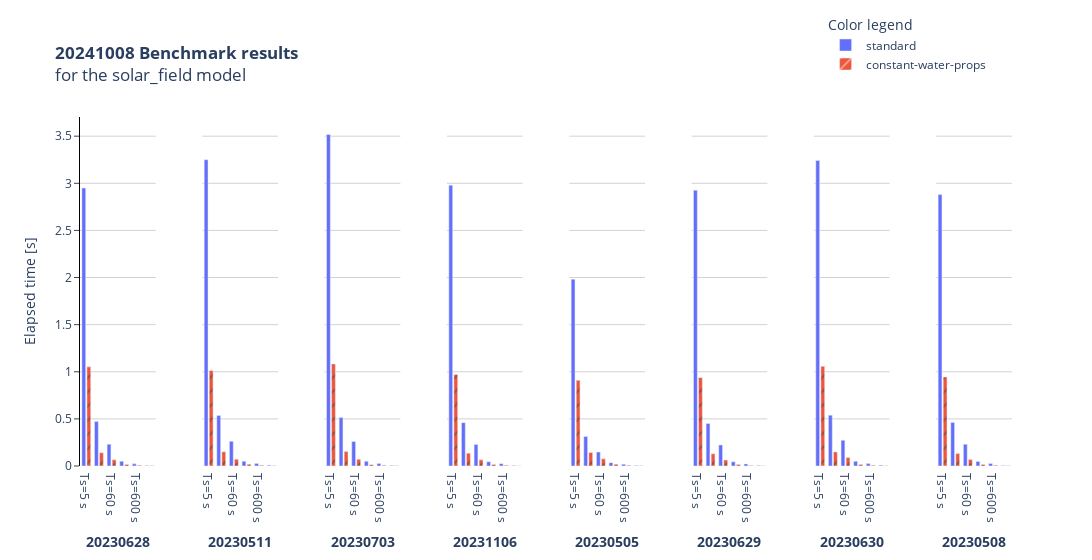
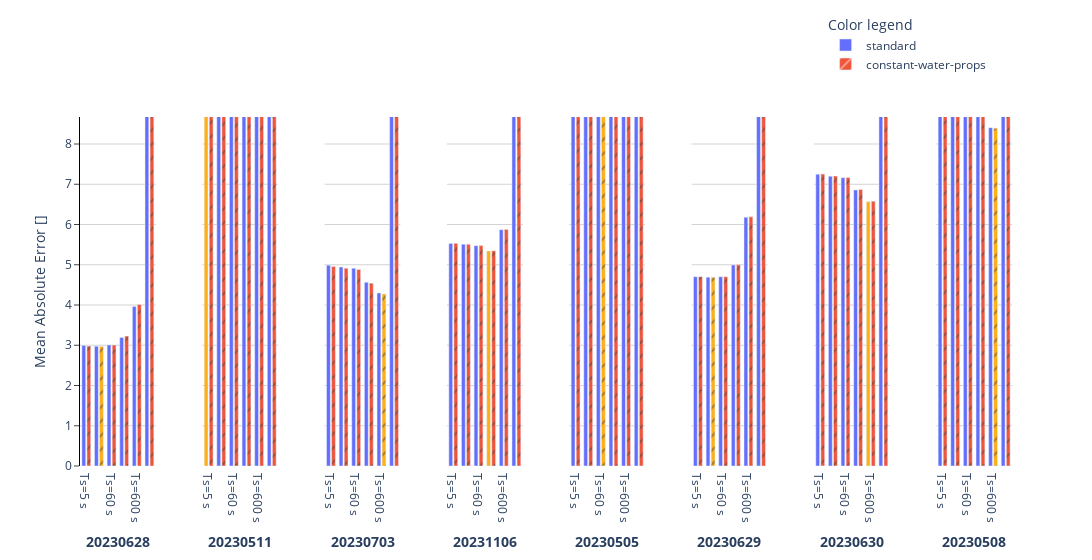
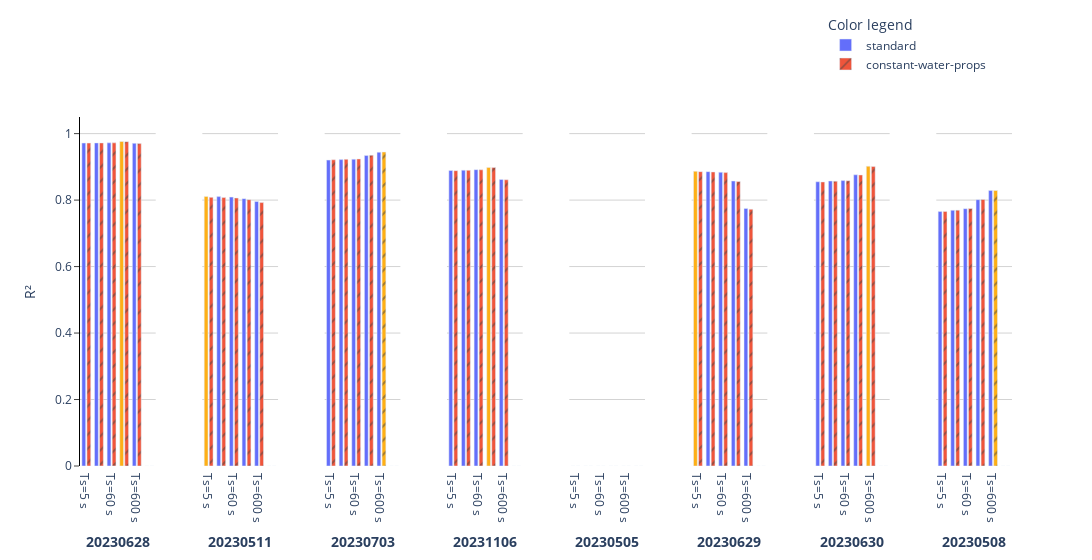

Source (notebook cell) for these figures, in order:
### Code cell
# Load result
stats = import_benchmark_results(results_path=results_path, model_id=model_id, eval_date_str=eval_date_str)

figs = visualize_benchmark(stats, title = f"<b>{eval_date_str} Benchmark results</b><br>for the {model_id} model</br>", 
                           output_unit="ºC", y_vars_config=y_vars_config)
[fig.show() for fig in figs]

### Figure 1 — Plotly figure (JSON) as saved in the notebook; plotly's stock layout.template omitted (floating-point values rounded to 4 significant figures)
{"data": [{"alignmentgroup": "True", "hovertemplate": "color=standard<br>facet_col=20231106<br>x=%{x}<br>y=%{y}<extra></extra>", "legendgroup": "standard", "marker": {"color": "#636efa", "pattern": {"shape": ""}}, "name": "standard", "offsetgroup": "standard", "orientation": "v", "showlegend": true, "textposition": "auto", "type": "bar", "width": 0.3, "x": ["Ts=5 s", "Ts=30 s", "Ts=60 s", "Ts=300 s", "Ts=600 s", "Ts=1000 s"], "xaxis": "x", "y": [2.949, 0.4714, 0.2315, 0.0497, 0.02314, 0.006194], "yaxis": "y"}, {"alignmentgroup": "True", "hovertemplate": "color=standard<br>facet_col=20230630<br>x=%{x}<br>y=%{y}<extra></extra>", "legendgroup": "standard", "marker": {"color": "#636efa", "pattern": {"shape": ""}}, "name": "standard", "offsetgroup": "standard", "orientation": "v", "showlegend": false, "textposition": "auto", "type": "bar", "width": 0.3, "x": ["Ts=5 s", "Ts=30 s", "Ts=60 s", "Ts=300 s", "Ts=600 s", "Ts=1000 s"], "xaxis": "x2", "y": [3.25, 0.5366, 0.2619, 0.05118, 0.02738, 0.00823], "yaxis": "y2"}, {"alignmentgroup": "True", "hovertemplate": "color=standard<br>facet_col=20230703<br>x=%{x}<br>y=%{y}<extra></extra>", "legendgroup": "standard", "marker": {"color": "#636efa", "pattern": {"shape": ""}}, "name": "standard", "offsetgroup": "standard", "orientation": "v", "showlegend": false, "textposition": "auto", "type": "bar", "width": 0.3, "x": ["Ts=5 s", "Ts=30 s", "Ts=60 s", "Ts=300 s", "Ts=600 s", "Ts=1000 s"], "xaxis": "x3", "y": [3.518, 0.5134, 0.2596, 0.04985, 0.02646, 0.005566], "yaxis": "y3"}, {"alignmentgroup": "True", "hovertemplate": "color=standard<br>facet_col=20230508<br>x=%{x}<br>y=%{y}<extra></extra>", "legendgroup": "standard", "marker": {"color": "#636efa", "pattern": {"shape": ""}}, "name": "standard", "offsetgroup": "standard", "orientation": "v", "showlegend": false, "textposition": "auto", "type": "bar", "width": 0.3, "x": ["Ts=5 s", "Ts=30 s", "Ts=60 s", "Ts=300 s", "Ts=600 s", "Ts=1000 s"], "xaxis": "x4", "y": [2.979, 0.4598, 0.229, 0.04474, 0.02506, 0.005961], "yaxis": "y4"}, {"alignmentgroup": "True", "hovertemplate": "color=standard<br>facet_col=20230628<br>x=%{x}<br>y=%{y}<extra></extra>", "legendgroup": "standard", "marker": {"color": "#636efa", "pattern": {"shape": ""}}, "name": "standard", "offsetgroup": "standard", "orientation": "v", "showlegend": false, "textposition": "auto", "type": "bar", "width": 0.3, "x": ["Ts=5 s", "Ts=30 s", "Ts=60 s", "Ts=300 s", "Ts=600 s", "Ts=1000 s"], "xaxis": "x5", "y": [1.982, 0.3136, 0.1481, 0.03544, 0.01893, 0.005489], "yaxis": "y5"}, {"alignmentgroup": "True", "hovertemplate": "color=standard<br>facet_col=20230511<br>x=%{x}<br>y=%{y}<extra></extra>", "legendgroup": "standard", "marker": {"color": "#636efa", "pattern": {"shape": ""}}, "name": "standard", "offsetgroup": "standard", "orientation": "v", "showlegend": false, "textposition": "auto", "type": "bar", "width": 0.3, "x": ["Ts=5 s", "Ts=30 s", "Ts=60 s", "Ts=300 s", "Ts=600 s", "Ts=1000 s"], "xaxis": "x6", "y": [2.927, 0.4515, 0.2229, 0.04433, 0.0219, 0.006321], "yaxis": "y6"}, {"alignmentgroup": "True", "hovertemplate": "color=standard<br>facet_col=20230629<br>x=%{x}<br>y=%{y}<extra></extra>", "legendgroup": "standard", "marker": {"color": "#636efa", "pattern": {"shape": ""}}, "name": "standard", "offsetgroup": "standard", "orientation": "v", "showlegend": false, "textposition": "auto", "type": "bar", "width": 0.3, "x": ["Ts=5 s", "Ts=30 s", "Ts=60 s", "Ts=300 s", "Ts=600 s", "Ts=1000 s"], "xaxis": "x7", "y": [3.242, 0.5396, 0.2729, 0.04992, 0.0256, 0.008851], "yaxis": "y7"}, {"alignmentgroup": "True", "hovertemplate": "color=standard<br>facet_col=20230505<br>x=%{x}<br>y=%{y}<extra></extra>", "legendgroup": "standard", "marker": {"color": "#636efa", "pattern": {"shape": ""}}, "name": "standard", "offsetgroup": "standard", "orientation": "v", "showlegend": false, "textposition": "auto", "type": "bar", "width": 0.3, "x": ["Ts=5 s", "Ts=30 s", "Ts=60 s", "Ts=300 s", "Ts=600 s", "Ts=1000 s"], "xaxis": "x8", "y": [2.88, 0.4611, 0.2307, 0.04853, 0.02561, 0.005727], "yaxis": "y8"}, {"alignmentgroup": "True", "hovertemplate": "color=constant-water-props<br>facet_col=20231106<br>x=%{x}<br>y=%{y}<extra></extra>", "legendgroup": "constant-water-props", "marker": {"color": ["#EF553B", "#EF553B", "#EF553B", "#EF553B", "#EF553B", "#FEAF16"], "pattern": {"shape": "/"}}, "name": "constant-water-props", "offsetgroup": "constant-water-props", "orientation": "v", "showlegend": true, "textposition": "auto", "type": "bar", "width": 0.3, "x": ["Ts=5 s", "Ts=30 s", "Ts=60 s", "Ts=300 s", "Ts=600 s", "Ts=1000 s"], "xaxis": "x", "y": [1.052, 0.1405, 0.06669, 0.0158, 0.007714, 0.004186], "yaxis": "y"}, {"alignmentgroup": "True", "hovertemplate": "color=constant-water-props<br>facet_col=20230630<br>x=%{x}<br>y=%{y}<extra></extra>", "legendgroup": "constant-water-props", "marker": {"color": ["#EF553B", "#EF553B", "#EF553B", "#EF553B", "#EF553B", "#FEAF16"], "pattern": {"shape": "/"}}, "name": "constant-water-props", "offsetgroup": "constant-water-props", "orientation": "v", "showlegend": false, "textposition": "auto", "type": "bar", "width": 0.3, "x": ["Ts=5 s", "Ts=30 s", "Ts=60 s", "Ts=300 s", "Ts=600 s", "Ts=1000 s"], "xaxis": "x2", "y": [1.013, 0.1501, 0.07225, 0.01805, 0.008063, 0.004508], "yaxis": "y2"}, {"alignmentgroup": "True", "hovertemplate": "color=constant-water-props<br>facet_col=20230703<br>x=%{x}<br>y=%{y}<extra></extra>", "legendgroup": "constant-water-props", "marker": {"color": ["#EF553B", "#EF553B", "#EF553B", "#EF553B", "#EF553B", "#FEAF16"], "pattern": {"shape": "/"}}, "name": "constant-water-props", "offsetgroup": "constant-water-props", "orientation": "v", "showlegend": false, "textposition": "auto", "type": "bar", "width": 0.3, "x": ["Ts=5 s", "Ts=30 s", "Ts=60 s", "Ts=300 s", "Ts=600 s", "Ts=1000 s"], "xaxis": "x3", "y": [1.082, 0.1528, 0.0712, 0.01454, 0.008029, 0.004647], "yaxis": "y3"}, {"alignmentgroup": "True", "hovertemplate": "color=constant-water-props<br>facet_col=20230508<br>x=%{x}<br>y=%{y}<extra></extra>", "legendgroup": "constant-water-props", "marker": {"color": ["#EF553B", "#EF553B", "#EF553B", "#EF553B", "#EF553B", "#FEAF16"], "pattern": {"shape": "/"}}, "name": "constant-water-props", "offsetgroup": "constant-water-props", "orientation": "v", "showlegend": false, "textposition": "auto", "type": "bar", "width": 0.3, "x": ["Ts=5 s", "Ts=30 s", "Ts=60 s", "Ts=300 s", "Ts=600 s", "Ts=1000 s"], "xaxis": "x4", "y": [0.9721, 0.1364, 0.06527, 0.01583, 0.007923, 0.003812], "yaxis": "y4"}, {"alignmentgroup": "True", "hovertemplate": "color=constant-water-props<br>facet_col=20230628<br>x=%{x}<br>y=%{y}<extra></extra>", "legendgroup": "constant-water-props", "marker": {"color": ["#EF553B", "#EF553B", "#EF553B", "#EF553B", "#EF553B", "#FEAF16"], "pattern": {"shape": "/"}}, "name": "constant-water-props", "offsetgroup": "constant-water-props", "orientation": "v", "showlegend": false, "textposition": "auto", "type": "bar", "width": 0.3, "x": ["Ts=5 s", "Ts=30 s", "Ts=60 s", "Ts=300 s", "Ts=600 s", "Ts=1000 s"], "xaxis": "x5", "y": [0.91, 0.1426, 0.07614, 0.01864, 0.007916, 0.004323], "yaxis": "y5"}, {"alignmentgroup": "True", "hovertemplate": "color=constant-water-props<br>facet_col=20230511<br>x=%{x}<br>y=%{y}<extra></extra>", "legendgroup": "constant-water-props", "marker": {"color": ["#EF553B", "#EF553B", "#EF553B", "#EF553B", "#EF553B", "#FEAF16"], "pattern": {"shape": "/"}}, "name": "constant-water-props", "offsetgroup": "constant-water-props", "orientation": "v", "showlegend": false, "textposition": "auto", "type": "bar", "width": 0.3, "x": ["Ts=5 s", "Ts=30 s", "Ts=60 s", "Ts=300 s", "Ts=600 s", "Ts=1000 s"], "xaxis": "x6", "y": [0.9363, 0.1296, 0.06305, 0.01489, 0.006586, 0.00381], "yaxis": "y6"}, {"alignmentgroup": "True", "hovertemplate": "color=constant-water-props<br>facet_col=20230629<br>x=%{x}<br>y=%{y}<extra></extra>", "legendgroup": "constant-water-props", "marker": {"color": ["#EF553B", "#EF553B", "#EF553B", "#EF553B", "#EF553B", "#FEAF16"], "pattern": {"shape": "/"}}, "name": "constant-water-props", "offsetgroup": "constant-water-props", "orientation": "v", "showlegend": false, "textposition": "auto", "type": "bar", "width": 0.3, "x": ["Ts=5 s", "Ts=30 s", "Ts=60 s", "Ts=300 s", "Ts=600 s", "Ts=1000 s"], "xaxis": "x7", "y": [1.057, 0.1491, 0.08954, 0.01462, 0.008024, 0.004451], "yaxis": "y7"}, {"alignmentgroup": "True", "hovertemplate": "color=constant-water-props<br>facet_col=20230505<br>x=%{x}<br>y=%{y}<extra></extra>", "legendgroup": "constant-water-props", "marker": {"color": ["#EF553B", "#EF553B", "#EF553B", "#EF553B", "#EF553B", "#FEAF16"], "pattern": {"shape": "/"}}, "name": "constant-water-props", "offsetgroup": "constant-water-props", "orientation": "v", "showlegend": false, "textposition": "auto", "type": "bar", "width": 0.3, "x": ["Ts=5 s", "Ts=30 s", "Ts=60 s", "Ts=300 s", "Ts=600 s", "Ts=1000 s"], "xaxis": "x8", "y": [0.9436, 0.1318, 0.06882, 0.01613, 0.008641, 0.004081], "yaxis": "y8"}], "layout": {"annotations": [{"font": {}, "showarrow": false, "text": "", "x": 0.05375, "xanchor": "center", "xref": "paper", "y": 1, "yanchor": "bottom", "yref": "paper"}, {"font": {}, "showarrow": false, "text": "", "x": 0.1812, "xanchor": "center", "xref": "paper", "y": 1, "yanchor": "bottom", "yref": "paper"}, {"font": {}, "showarrow": false, "text": "", "x": 0.3087, "xanchor": "center", "xref": "paper", "y": 1, "yanchor": "bottom", "yref": "paper"}, {"font": {}, "showarrow": false, "text": "", "x": 0.4363, "xanchor": "center", "xref": "paper", "y": 1, "yanchor": "bottom", "yref": "paper"}, {"font": {}, "showarrow": false, "text": "", "x": 0.5637, "xanchor": "center", "xref": "paper", "y": 1, "yanchor": "bottom", "yref": "paper"}, {"font": {}, "showarrow": false, "text": "", "x": 0.6912, "xanchor": "center", "xref": "paper", "y": 1, "yanchor": "bottom", "yref": "paper"}, {"font": {}, "showarrow": false, "text": "", "x": 0.8188, "xanchor": "center", "xref": "paper", "y": 1, "yanchor": "bottom", "yref": "paper"}, {"font": {}, "showarrow": false, "text": "", "x": 0.9463, "xanchor": "center", "xref": "paper", "y": 1, "yanchor": "bottom", "yref": "paper"}], "barmode": "group", "legend": {"title": {"text": "Color legend"}, "tracegroupgap": 0, "x": 0.8, "y": 1.3}, "margin": {"t": 60}, "plot_bgcolor": "rgba(0,0,0,0)", "title": {"text": "<b>20241008 Benchmark results</b><br>for the solar_field model</br>"}, "width": 2400, "xaxis": {"anchor": "y", "domain": [0, 0.08125], "title": {"text": "<b>20230628</b>"}}, "xaxis2": {"anchor": "y2", "domain": [0.1312, 0.2125], "matches": "x", "title": {"text": "<b>20230511</b>"}}, "xaxis3": {"anchor": "y3", "domain": [0.2625, 0.3437], "matches": "x", "title": {"text": "<b>20230703</b>"}}, "xaxis4": {"anchor": "y4", "domain": [0.3937, 0.475], "matches": "x", "title": {"text": "<b>20231106</b>"}}, "xaxis5": {"anchor": "y5", "domain": [0.525, 0.6062], "matches": "x", "title": {"text": "<b>20230505</b>"}}, "xaxis6": {"anchor": "y6", "domain": [0.6562, 0.7375], "matches": "x", "title": {"text": "<b>20230629</b>"}}, "xaxis7": {"anchor": "y7", "domain": [0.7875, 0.8687], "matches": "x", "title": {"text": "<b>20230630</b>"}}, "xaxis8": {"anchor": "y8", "domain": [0.9187, 1.0], "matches": "x", "title": {"text": "<b>20230508</b>"}}, "yaxis": {"anchor": "x", "domain": [0, 1], "gridcolor": "lightgray", "linecolor": "black", "showgrid": true, "ticks": "outside", "title": {"text": "Elapsed time [s]"}}, "yaxis2": {"anchor": "x2", "domain": [0, 1], "gridcolor": "lightgray", "matches": "y", "showgrid": true, "showticklabels": false}, "yaxis3": {"anchor": "x3", "domain": [0, 1], "gridcolor": "lightgray", "matches": "y", "showgrid": true, "showticklabels": false}, "yaxis4": {"anchor": "x4", "domain": [0, 1], "gridcolor": "lightgray", "matches": "y", "showgrid": true, "showticklabels": false}, "yaxis5": {"anchor": "x5", "domain": [0, 1], "gridcolor": "lightgray", "matches": "y", "showgrid": true, "showticklabels": false}, "yaxis6": {"anchor": "x6", "domain": [0, 1], "gridcolor": "lightgray", "matches": "y", "showgrid": true, "showticklabels": false}, "yaxis7": {"anchor": "x7", "domain": [0, 1], "gridcolor": "lightgray", "matches": "y", "showgrid": true, "showticklabels": false}, "yaxis8": {"anchor": "x8", "domain": [0, 1], "gridcolor": "lightgray", "matches": "y", "showgrid": true, "showticklabels": false}}}

### Figure 2 — Plotly figure (JSON) as saved in the notebook; plotly's stock layout.template omitted (floating-point values rounded to 4 significant figures)
{"data": [{"alignmentgroup": "True", "hovertemplate": "color=standard<br>facet_col=20231106<br>x=%{x}<br>y=%{y}<extra></extra>", "legendgroup": "standard", "marker": {"color": "#636efa", "pattern": {"shape": ""}}, "name": "standard", "offsetgroup": "standard", "orientation": "v", "showlegend": true, "textposition": "auto", "type": "bar", "width": 0.3, "x": ["Ts=5 s", "Ts=30 s", "Ts=60 s", "Ts=300 s", "Ts=600 s", "Ts=1000 s"], "xaxis": "x", "y": [2.996, 2.978, 3.007, 3.194, 3.964, 7444.0], "yaxis": "y"}, {"alignmentgroup": "True", "hovertemplate": "color=standard<br>facet_col=20230630<br>x=%{x}<br>y=%{y}<extra></extra>", "legendgroup": "standard", "marker": {"color": ["#FEAF16", "#636efa", "#636efa", "#636efa", "#636efa", "#636efa"], "pattern": {"shape": ""}}, "name": "standard", "offsetgroup": "standard", "orientation": "v", "showlegend": false, "textposition": "auto", "type": "bar", "width": 0.3, "x": ["Ts=5 s", "Ts=30 s", "Ts=60 s", "Ts=300 s", "Ts=600 s", "Ts=1000 s"], "xaxis": "x2", "y": [9.577, 9.597, 9.632, 9.889, 10.3, 6369.0], "yaxis": "y2"}, {"alignmentgroup": "True", "hovertemplate": "color=standard<br>facet_col=20230703<br>x=%{x}<br>y=%{y}<extra></extra>", "legendgroup": "standard", "marker": {"color": "#636efa", "pattern": {"shape": ""}}, "name": "standard", "offsetgroup": "standard", "orientation": "v", "showlegend": false, "textposition": "auto", "type": "bar", "width": 0.3, "x": ["Ts=5 s", "Ts=30 s", "Ts=60 s", "Ts=300 s", "Ts=600 s", "Ts=1000 s"], "xaxis": "x3", "y": [4.99, 4.943, 4.913, 4.564, 4.3, 8388.0], "yaxis": "y3"}, {"alignmentgroup": "True", "hovertemplate": "color=standard<br>facet_col=20230508<br>x=%{x}<br>y=%{y}<extra></extra>", "legendgroup": "standard", "marker": {"color": ["#636efa", "#636efa", "#636efa", "#FEAF16", "#636efa", "#636efa"], "pattern": {"shape": ""}}, "name": "standard", "offsetgroup": "standard", "orientation": "v", "showlegend": false, "textposition": "auto", "type": "bar", "width": 0.3, "x": ["Ts=5 s", "Ts=30 s", "Ts=60 s", "Ts=300 s", "Ts=600 s", "Ts=1000 s"], "xaxis": "x4", "y": [5.529, 5.508, 5.473, 5.342, 5.871, 7714.0], "yaxis": "y4"}, {"alignmentgroup": "True", "hovertemplate": "color=standard<br>facet_col=20230628<br>x=%{x}<br>y=%{y}<extra></extra>", "legendgroup": "standard", "marker": {"color": "#636efa", "pattern": {"shape": ""}}, "name": "standard", "offsetgroup": "standard", "orientation": "v", "showlegend": false, "textposition": "auto", "type": "bar", "width": 0.3, "x": ["Ts=5 s", "Ts=30 s", "Ts=60 s", "Ts=300 s", "Ts=600 s", "Ts=1000 s"], "xaxis": "x5", "y": [5573.0, 5574.0, 5562.0, 5605.0, 5563.0, 8389.0], "yaxis": "y5"}, {"alignmentgroup": "True", "hovertemplate": "color=standard<br>facet_col=20230511<br>x=%{x}<br>y=%{y}<extra></extra>", "legendgroup": "standard", "marker": {"color": "#636efa", "pattern": {"shape": ""}}, "name": "standard", "offsetgroup": "standard", "orientation": "v", "showlegend": false, "textposition": "auto", "type": "bar", "width": 0.3, "x": ["Ts=5 s", "Ts=30 s", "Ts=60 s", "Ts=300 s", "Ts=600 s", "Ts=1000 s"], "xaxis": "x6", "y": [4.705, 4.692, 4.702, 4.994, 6.181, 7081.0], "yaxis": "y6"}, {"alignmentgroup": "True", "hovertemplate": "color=standard<br>facet_col=20230629<br>x=%{x}<br>y=%{y}<extra></extra>", "legendgroup": "standard", "marker": {"color": ["#636efa", "#636efa", "#636efa", "#636efa", "#FEAF16", "#636efa"], "pattern": {"shape": ""}}, "name": "standard", "offsetgroup": "standard", "orientation": "v", "showlegend": false, "textposition": "auto", "type": "bar", "width": 0.3, "x": ["Ts=5 s", "Ts=30 s", "Ts=60 s", "Ts=300 s", "Ts=600 s", "Ts=1000 s"], "xaxis": "x7", "y": [7.248, 7.197, 7.162, 6.859, 6.566, 5859.0], "yaxis": "y7"}, {"alignmentgroup": "True", "hovertemplate": "color=standard<br>facet_col=20230505<br>x=%{x}<br>y=%{y}<extra></extra>", "legendgroup": "standard", "marker": {"color": "#636efa", "pattern": {"shape": ""}}, "name": "standard", "offsetgroup": "standard", "orientation": "v", "showlegend": false, "textposition": "auto", "type": "bar", "width": 0.3, "x": ["Ts=5 s", "Ts=30 s", "Ts=60 s", "Ts=300 s", "Ts=600 s", "Ts=1000 s"], "xaxis": "x8", "y": [10.01, 9.926, 9.828, 9.113, 8.406, 8263.0], "yaxis": "y8"}, {"alignmentgroup": "True", "hovertemplate": "color=constant-water-props<br>facet_col=20231106<br>x=%{x}<br>y=%{y}<extra></extra>", "legendgroup": "constant-water-props", "marker": {"color": ["#EF553B", "#FEAF16", "#EF553B", "#EF553B", "#EF553B", "#EF553B"], "pattern": {"shape": "/"}}, "name": "constant-water-props", "offsetgroup": "constant-water-props", "orientation": "v", "showlegend": true, "textposition": "auto", "type": "bar", "width": 0.3, "x": ["Ts=5 s", "Ts=30 s", "Ts=60 s", "Ts=300 s", "Ts=600 s", "Ts=1000 s"], "xaxis": "x", "y": [2.979, 2.969, 3.004, 3.229, 4.014, 7445.0], "yaxis": "y"}, {"alignmentgroup": "True", "hovertemplate": "color=constant-water-props<br>facet_col=20230630<br>x=%{x}<br>y=%{y}<extra></extra>", "legendgroup": "constant-water-props", "marker": {"color": "#EF553B", "pattern": {"shape": "/"}}, "name": "constant-water-props", "offsetgroup": "constant-water-props", "orientation": "v", "showlegend": false, "textposition": "auto", "type": "bar", "width": 0.3, "x": ["Ts=5 s", "Ts=30 s", "Ts=60 s", "Ts=300 s", "Ts=600 s", "Ts=1000 s"], "xaxis": "x2", "y": [9.642, 9.661, 9.696, 9.952, 10.36, 6369.0], "yaxis": "y2"}, {"alignmentgroup": "True", "hovertemplate": "color=constant-water-props<br>facet_col=20230703<br>x=%{x}<br>y=%{y}<extra></extra>", "legendgroup": "constant-water-props", "marker": {"color": ["#EF553B", "#EF553B", "#EF553B", "#EF553B", "#FEAF16", "#EF553B"], "pattern": {"shape": "/"}}, "name": "constant-water-props", "offsetgroup": "constant-water-props", "orientation": "v", "showlegend": false, "textposition": "auto", "type": "bar", "width": 0.3, "x": ["Ts=5 s", "Ts=30 s", "Ts=60 s", "Ts=300 s", "Ts=600 s", "Ts=1000 s"], "xaxis": "x3", "y": [4.959, 4.913, 4.883, 4.54, 4.276, 8388.0], "yaxis": "y3"}, {"alignmentgroup": "True", "hovertemplate": "color=constant-water-props<br>facet_col=20230508<br>x=%{x}<br>y=%{y}<extra></extra>", "legendgroup": "constant-water-props", "marker": {"color": "#EF553B", "pattern": {"shape": "/"}}, "name": "constant-water-props", "offsetgroup": "constant-water-props", "orientation": "v", "showlegend": false, "textposition": "auto", "type": "bar", "width": 0.3, "x": ["Ts=5 s", "Ts=30 s", "Ts=60 s", "Ts=300 s", "Ts=600 s", "Ts=1000 s"], "xaxis": "x4", "y": [5.531, 5.51, 5.476, 5.347, 5.878, 7714.0], "yaxis": "y4"}, {"alignmentgroup": "True", "hovertemplate": "color=constant-water-props<br>facet_col=20230628<br>x=%{x}<br>y=%{y}<extra></extra>", "legendgroup": "constant-water-props", "marker": {"color": ["#EF553B", "#EF553B", "#FEAF16", "#EF553B", "#EF553B", "#EF553B"], "pattern": {"shape": "/"}}, "name": "constant-water-props", "offsetgroup": "constant-water-props", "orientation": "v", "showlegend": false, "textposition": "auto", "type": "bar", "width": 0.3, "x": ["Ts=5 s", "Ts=30 s", "Ts=60 s", "Ts=300 s", "Ts=600 s", "Ts=1000 s"], "xaxis": "x5", "y": [5569.0, 5567.0, 5562.0, 5605.0, 5563.0, 8390.0], "yaxis": "y5"}, {"alignmentgroup": "True", "hovertemplate": "color=constant-water-props<br>facet_col=20230511<br>x=%{x}<br>y=%{y}<extra></extra>", "legendgroup": "constant-water-props", "marker": {"color": ["#EF553B", "#FEAF16", "#EF553B", "#EF553B", "#EF553B", "#EF553B"], "pattern": {"shape": "/"}}, "name": "constant-water-props", "offsetgroup": "constant-water-props", "orientation": "v", "showlegend": false, "textposition": "auto", "type": "bar", "width": 0.3, "x": ["Ts=5 s", "Ts=30 s", "Ts=60 s", "Ts=300 s", "Ts=600 s", "Ts=1000 s"], "xaxis": "x6", "y": [4.703, 4.691, 4.703, 5.001, 6.19, 7081.0], "yaxis": "y6"}, {"alignmentgroup": "True", "hovertemplate": "color=constant-water-props<br>facet_col=20230629<br>x=%{x}<br>y=%{y}<extra></extra>", "legendgroup": "constant-water-props", "marker": {"color": "#EF553B", "pattern": {"shape": "/"}}, "name": "constant-water-props", "offsetgroup": "constant-water-props", "orientation": "v", "showlegend": false, "textposition": "auto", "type": "bar", "width": 0.3, "x": ["Ts=5 s", "Ts=30 s", "Ts=60 s", "Ts=300 s", "Ts=600 s", "Ts=1000 s"], "xaxis": "x7", "y": [7.254, 7.204, 7.17, 6.871, 6.579, 6365.0], "yaxis": "y7"}, {"alignmentgroup": "True", "hovertemplate": "color=constant-water-props<br>facet_col=20230505<br>x=%{x}<br>y=%{y}<extra></extra>", "legendgroup": "constant-water-props", "marker": {"color": ["#EF553B", "#EF553B", "#EF553B", "#EF553B", "#FEAF16", "#EF553B"], "pattern": {"shape": "/"}}, "name": "constant-water-props", "offsetgroup": "constant-water-props", "orientation": "v", "showlegend": false, "textposition": "auto", "type": "bar", "width": 0.3, "x": ["Ts=5 s", "Ts=30 s", "Ts=60 s", "Ts=300 s", "Ts=600 s", "Ts=1000 s"], "xaxis": "x8", "y": [9.999, 9.914, 9.817, 9.102, 8.395, 8263.0], "yaxis": "y8"}], "layout": {"annotations": [{"font": {}, "showarrow": false, "text": "", "x": 0.05375, "xanchor": "center", "xref": "paper", "y": 1, "yanchor": "bottom", "yref": "paper"}, {"font": {}, "showarrow": false, "text": "", "x": 0.1812, "xanchor": "center", "xref": "paper", "y": 1, "yanchor": "bottom", "yref": "paper"}, {"font": {}, "showarrow": false, "text": "", "x": 0.3087, "xanchor": "center", "xref": "paper", "y": 1, "yanchor": "bottom", "yref": "paper"}, {"font": {}, "showarrow": false, "text": "", "x": 0.4363, "xanchor": "center", "xref": "paper", "y": 1, "yanchor": "bottom", "yref": "paper"}, {"font": {}, "showarrow": false, "text": "", "x": 0.5637, "xanchor": "center", "xref": "paper", "y": 1, "yanchor": "bottom", "yref": "paper"}, {"font": {}, "showarrow": false, "text": "", "x": 0.6912, "xanchor": "center", "xref": "paper", "y": 1, "yanchor": "bottom", "yref": "paper"}, {"font": {}, "showarrow": false, "text": "", "x": 0.8188, "xanchor": "center", "xref": "paper", "y": 1, "yanchor": "bottom", "yref": "paper"}, {"font": {}, "showarrow": false, "text": "", "x": 0.9463, "xanchor": "center", "xref": "paper", "y": 1, "yanchor": "bottom", "yref": "paper"}], "barmode": "group", "legend": {"title": {"text": "Color legend"}, "tracegroupgap": 0, "x": 0.8, "y": 1.3}, "margin": {"t": 60}, "plot_bgcolor": "rgba(0,0,0,0)", "width": 2400, "xaxis": {"anchor": "y", "domain": [0, 0.08125], "title": {"text": "<b>20230628</b>"}}, "xaxis2": {"anchor": "y2", "domain": [0.1312, 0.2125], "matches": "x", "title": {"text": "<b>20230511</b>"}}, "xaxis3": {"anchor": "y3", "domain": [0.2625, 0.3437], "matches": "x", "title": {"text": "<b>20230703</b>"}}, "xaxis4": {"anchor": "y4", "domain": [0.3937, 0.475], "matches": "x", "title": {"text": "<b>20231106</b>"}}, "xaxis5": {"anchor": "y5", "domain": [0.525, 0.6062], "matches": "x", "title": {"text": "<b>20230505</b>"}}, "xaxis6": {"anchor": "y6", "domain": [0.6562, 0.7375], "matches": "x", "title": {"text": "<b>20230629</b>"}}, "xaxis7": {"anchor": "y7", "domain": [0.7875, 0.8687], "matches": "x", "title": {"text": "<b>20230630</b>"}}, "xaxis8": {"anchor": "y8", "domain": [0.9187, 1.0], "matches": "x", "title": {"text": "<b>20230508</b>"}}, "yaxis": {"anchor": "x", "domain": [0, 1], "gridcolor": "lightgray", "linecolor": "black", "range": [0, 8.671], "showgrid": true, "ticks": "outside", "title": {"text": "Mean Absolute Error []"}}, "yaxis2": {"anchor": "x2", "domain": [0, 1], "gridcolor": "lightgray", "matches": "y", "range": [0, 8.671], "showgrid": true, "showticklabels": false}, "yaxis3": {"anchor": "x3", "domain": [0, 1], "gridcolor": "lightgray", "matches": "y", "range": [0, 8.671], "showgrid": true, "showticklabels": false}, "yaxis4": {"anchor": "x4", "domain": [0, 1], "gridcolor": "lightgray", "matches": "y", "range": [0, 8.671], "showgrid": true, "showticklabels": false}, "yaxis5": {"anchor": "x5", "domain": [0, 1], "gridcolor": "lightgray", "matches": "y", "range": [0, 8.671], "showgrid": true, "showticklabels": false}, "yaxis6": {"anchor": "x6", "domain": [0, 1], "gridcolor": "lightgray", "matches": "y", "range": [0, 8.671], "showgrid": true, "showticklabels": false}, "yaxis7": {"anchor": "x7", "domain": [0, 1], "gridcolor": "lightgray", "matches": "y", "range": [0, 8.671], "showgrid": true, "showticklabels": false}, "yaxis8": {"anchor": "x8", "domain": [0, 1], "gridcolor": "lightgray", "matches": "y", "range": [0, 8.671], "showgrid": true, "showticklabels": false}}}

### Figure 3 — Plotly figure (JSON) as saved in the notebook; plotly's stock layout.template omitted (floating-point values rounded to 4 significant figures)
{"data": [{"alignmentgroup": "True", "hovertemplate": "color=standard<br>facet_col=20231106<br>x=%{x}<br>y=%{y}<extra></extra>", "legendgroup": "standard", "marker": {"color": ["#636efa", "#636efa", "#636efa", "#FEAF16", "#636efa", "#636efa"], "pattern": {"shape": ""}}, "name": "standard", "offsetgroup": "standard", "orientation": "v", "showlegend": true, "textposition": "auto", "type": "bar", "width": 0.3, "x": ["Ts=5 s", "Ts=30 s", "Ts=60 s", "Ts=300 s", "Ts=600 s", "Ts=1000 s"], "xaxis": "x", "y": [0.9716, 0.972, 0.9722, 0.9763, 0.9708, -79550.0], "yaxis": "y"}, {"alignmentgroup": "True", "hovertemplate": "color=standard<br>facet_col=20230630<br>x=%{x}<br>y=%{y}<extra></extra>", "legendgroup": "standard", "marker": {"color": ["#FEAF16", "#636efa", "#636efa", "#636efa", "#636efa", "#636efa"], "pattern": {"shape": ""}}, "name": "standard", "offsetgroup": "standard", "orientation": "v", "showlegend": false, "textposition": "auto", "type": "bar", "width": 0.3, "x": ["Ts=5 s", "Ts=30 s", "Ts=60 s", "Ts=300 s", "Ts=600 s", "Ts=1000 s"], "xaxis": "x2", "y": [0.811, 0.8105, 0.809, 0.8044, 0.796, -78360.0], "yaxis": "y2"}, {"alignmentgroup": "True", "hovertemplate": "color=standard<br>facet_col=20230703<br>x=%{x}<br>y=%{y}<extra></extra>", "legendgroup": "standard", "marker": {"color": "#636efa", "pattern": {"shape": ""}}, "name": "standard", "offsetgroup": "standard", "orientation": "v", "showlegend": false, "textposition": "auto", "type": "bar", "width": 0.3, "x": ["Ts=5 s", "Ts=30 s", "Ts=60 s", "Ts=300 s", "Ts=600 s", "Ts=1000 s"], "xaxis": "x3", "y": [0.9203, 0.9218, 0.9229, 0.9341, 0.944, -205200.0], "yaxis": "y3"}, {"alignmentgroup": "True", "hovertemplate": "color=standard<br>facet_col=20230508<br>x=%{x}<br>y=%{y}<extra></extra>", "legendgroup": "standard", "marker": {"color": ["#636efa", "#636efa", "#636efa", "#FEAF16", "#636efa", "#636efa"], "pattern": {"shape": ""}}, "name": "standard", "offsetgroup": "standard", "orientation": "v", "showlegend": false, "textposition": "auto", "type": "bar", "width": 0.3, "x": ["Ts=5 s", "Ts=30 s", "Ts=60 s", "Ts=300 s", "Ts=600 s", "Ts=1000 s"], "xaxis": "x4", "y": [0.889, 0.8901, 0.8915, 0.8984, 0.8619, -177200.0], "yaxis": "y4"}, {"alignmentgroup": "True", "hovertemplate": "color=standard<br>facet_col=20230628<br>x=%{x}<br>y=%{y}<extra></extra>", "legendgroup": "standard", "marker": {"color": "#636efa", "pattern": {"shape": ""}}, "name": "standard", "offsetgroup": "standard", "orientation": "v", "showlegend": false, "textposition": "auto", "type": "bar", "width": 0.3, "x": ["Ts=5 s", "Ts=30 s", "Ts=60 s", "Ts=300 s", "Ts=600 s", "Ts=1000 s"], "xaxis": "x5", "y": [-132400.0, -132100.0, -131500.0, -129800.0, -125700.0, -196300.0], "yaxis": "y5"}, {"alignmentgroup": "True", "hovertemplate": "color=standard<br>facet_col=20230511<br>x=%{x}<br>y=%{y}<extra></extra>", "legendgroup": "standard", "marker": {"color": ["#FEAF16", "#636efa", "#636efa", "#636efa", "#636efa", "#636efa"], "pattern": {"shape": ""}}, "name": "standard", "offsetgroup": "standard", "orientation": "v", "showlegend": false, "textposition": "auto", "type": "bar", "width": 0.3, "x": ["Ts=5 s", "Ts=30 s", "Ts=60 s", "Ts=300 s", "Ts=600 s", "Ts=1000 s"], "xaxis": "x6", "y": [0.8866, 0.8856, 0.8837, 0.8574, 0.7749, -240800.0], "yaxis": "y6"}, {"alignmentgroup": "True", "hovertemplate": "color=standard<br>facet_col=20230629<br>x=%{x}<br>y=%{y}<extra></extra>", "legendgroup": "standard", "marker": {"color": ["#636efa", "#636efa", "#636efa", "#636efa", "#FEAF16", "#636efa"], "pattern": {"shape": ""}}, "name": "standard", "offsetgroup": "standard", "orientation": "v", "showlegend": false, "textposition": "auto", "type": "bar", "width": 0.3, "x": ["Ts=5 s", "Ts=30 s", "Ts=60 s", "Ts=300 s", "Ts=600 s", "Ts=1000 s"], "xaxis": "x7", "y": [0.8551, 0.8574, 0.8587, 0.8761, 0.9019, -86570.0], "yaxis": "y7"}, {"alignmentgroup": "True", "hovertemplate": "color=standard<br>facet_col=20230505<br>x=%{x}<br>y=%{y}<extra></extra>", "legendgroup": "standard", "marker": {"color": "#636efa", "pattern": {"shape": ""}}, "name": "standard", "offsetgroup": "standard", "orientation": "v", "showlegend": false, "textposition": "auto", "type": "bar", "width": 0.3, "x": ["Ts=5 s", "Ts=30 s", "Ts=60 s", "Ts=300 s", "Ts=600 s", "Ts=1000 s"], "xaxis": "x8", "y": [0.7655, 0.7693, 0.7742, 0.8013, 0.8287, -135900.0], "yaxis": "y8"}, {"alignmentgroup": "True", "hovertemplate": "color=constant-water-props<br>facet_col=20231106<br>x=%{x}<br>y=%{y}<extra></extra>", "legendgroup": "constant-water-props", "marker": {"color": "#EF553B", "pattern": {"shape": "/"}}, "name": "constant-water-props", "offsetgroup": "constant-water-props", "orientation": "v", "showlegend": true, "textposition": "auto", "type": "bar", "width": 0.3, "x": ["Ts=5 s", "Ts=30 s", "Ts=60 s", "Ts=300 s", "Ts=600 s", "Ts=1000 s"], "xaxis": "x", "y": [0.9716, 0.9721, 0.9722, 0.9759, 0.9699, -79550.0], "yaxis": "y"}, {"alignmentgroup": "True", "hovertemplate": "color=constant-water-props<br>facet_col=20230630<br>x=%{x}<br>y=%{y}<extra></extra>", "legendgroup": "constant-water-props", "marker": {"color": "#EF553B", "pattern": {"shape": "/"}}, "name": "constant-water-props", "offsetgroup": "constant-water-props", "orientation": "v", "showlegend": false, "textposition": "auto", "type": "bar", "width": 0.3, "x": ["Ts=5 s", "Ts=30 s", "Ts=60 s", "Ts=300 s", "Ts=600 s", "Ts=1000 s"], "xaxis": "x2", "y": [0.8082, 0.8077, 0.8061, 0.8014, 0.7925, -78360.0], "yaxis": "y2"}, {"alignmentgroup": "True", "hovertemplate": "color=constant-water-props<br>facet_col=20230703<br>x=%{x}<br>y=%{y}<extra></extra>", "legendgroup": "constant-water-props", "marker": {"color": ["#EF553B", "#EF553B", "#EF553B", "#EF553B", "#FEAF16", "#EF553B"], "pattern": {"shape": "/"}}, "name": "constant-water-props", "offsetgroup": "constant-water-props", "orientation": "v", "showlegend": false, "textposition": "auto", "type": "bar", "width": 0.3, "x": ["Ts=5 s", "Ts=30 s", "Ts=60 s", "Ts=300 s", "Ts=600 s", "Ts=1000 s"], "xaxis": "x3", "y": [0.9212, 0.9227, 0.9238, 0.9349, 0.9447, -205200.0], "yaxis": "y3"}, {"alignmentgroup": "True", "hovertemplate": "color=constant-water-props<br>facet_col=20230508<br>x=%{x}<br>y=%{y}<extra></extra>", "legendgroup": "constant-water-props", "marker": {"color": "#EF553B", "pattern": {"shape": "/"}}, "name": "constant-water-props", "offsetgroup": "constant-water-props", "orientation": "v", "showlegend": false, "textposition": "auto", "type": "bar", "width": 0.3, "x": ["Ts=5 s", "Ts=30 s", "Ts=60 s", "Ts=300 s", "Ts=600 s", "Ts=1000 s"], "xaxis": "x4", "y": [0.8886, 0.8896, 0.8911, 0.8979, 0.8612, -177200.0], "yaxis": "y4"}, {"alignmentgroup": "True", "hovertemplate": "color=constant-water-props<br>facet_col=20230628<br>x=%{x}<br>y=%{y}<extra></extra>", "legendgroup": "constant-water-props", "marker": {"color": ["#EF553B", "#EF553B", "#EF553B", "#EF553B", "#FEAF16", "#EF553B"], "pattern": {"shape": "/"}}, "name": "constant-water-props", "offsetgroup": "constant-water-props", "orientation": "v", "showlegend": false, "textposition": "auto", "type": "bar", "width": 0.3, "x": ["Ts=5 s", "Ts=30 s", "Ts=60 s", "Ts=300 s", "Ts=600 s", "Ts=1000 s"], "xaxis": "x5", "y": [-132300.0, -132000.0, -131500.0, -129800.0, -125700.0, -196300.0], "yaxis": "y5"}, {"alignmentgroup": "True", "hovertemplate": "color=constant-water-props<br>facet_col=20230511<br>x=%{x}<br>y=%{y}<extra></extra>", "legendgroup": "constant-water-props", "marker": {"color": "#EF553B", "pattern": {"shape": "/"}}, "name": "constant-water-props", "offsetgroup": "constant-water-props", "orientation": "v", "showlegend": false, "textposition": "auto", "type": "bar", "width": 0.3, "x": ["Ts=5 s", "Ts=30 s", "Ts=60 s", "Ts=300 s", "Ts=600 s", "Ts=1000 s"], "xaxis": "x6", "y": [0.8856, 0.8846, 0.8827, 0.8559, 0.7724, -240800.0], "yaxis": "y6"}, {"alignmentgroup": "True", "hovertemplate": "color=constant-water-props<br>facet_col=20230629<br>x=%{x}<br>y=%{y}<extra></extra>", "legendgroup": "constant-water-props", "marker": {"color": "#EF553B", "pattern": {"shape": "/"}}, "name": "constant-water-props", "offsetgroup": "constant-water-props", "orientation": "v", "showlegend": false, "textposition": "auto", "type": "bar", "width": 0.3, "x": ["Ts=5 s", "Ts=30 s", "Ts=60 s", "Ts=300 s", "Ts=600 s", "Ts=1000 s"], "xaxis": "x7", "y": [0.8546, 0.8569, 0.8581, 0.8755, 0.9013, -94060.0], "yaxis": "y7"}, {"alignmentgroup": "True", "hovertemplate": "color=constant-water-props<br>facet_col=20230505<br>x=%{x}<br>y=%{y}<extra></extra>", "legendgroup": "constant-water-props", "marker": {"color": ["#EF553B", "#EF553B", "#EF553B", "#EF553B", "#FEAF16", "#EF553B"], "pattern": {"shape": "/"}}, "name": "constant-water-props", "offsetgroup": "constant-water-props", "orientation": "v", "showlegend": false, "textposition": "auto", "type": "bar", "width": 0.3, "x": ["Ts=5 s", "Ts=30 s", "Ts=60 s", "Ts=300 s", "Ts=600 s", "Ts=1000 s"], "xaxis": "x8", "y": [0.766, 0.7698, 0.7747, 0.8018, 0.8288, -135900.0], "yaxis": "y8"}], "layout": {"annotations": [{"font": {}, "showarrow": false, "text": "", "x": 0.05375, "xanchor": "center", "xref": "paper", "y": 1, "yanchor": "bottom", "yref": "paper"}, {"font": {}, "showarrow": false, "text": "", "x": 0.1812, "xanchor": "center", "xref": "paper", "y": 1, "yanchor": "bottom", "yref": "paper"}, {"font": {}, "showarrow": false, "text": "", "x": 0.3087, "xanchor": "center", "xref": "paper", "y": 1, "yanchor": "bottom", "yref": "paper"}, {"font": {}, "showarrow": false, "text": "", "x": 0.4363, "xanchor": "center", "xref": "paper", "y": 1, "yanchor": "bottom", "yref": "paper"}, {"font": {}, "showarrow": false, "text": "", "x": 0.5637, "xanchor": "center", "xref": "paper", "y": 1, "yanchor": "bottom", "yref": "paper"}, {"font": {}, "showarrow": false, "text": "", "x": 0.6912, "xanchor": "center", "xref": "paper", "y": 1, "yanchor": "bottom", "yref": "paper"}, {"font": {}, "showarrow": false, "text": "", "x": 0.8188, "xanchor": "center", "xref": "paper", "y": 1, "yanchor": "bottom", "yref": "paper"}, {"font": {}, "showarrow": false, "text": "", "x": 0.9463, "xanchor": "center", "xref": "paper", "y": 1, "yanchor": "bottom", "yref": "paper"}], "barmode": "group", "legend": {"title": {"text": "Color legend"}, "tracegroupgap": 0, "x": 0.8, "y": 1.3}, "margin": {"t": 60}, "plot_bgcolor": "rgba(0,0,0,0)", "width": 2400, "xaxis": {"anchor": "y", "domain": [0, 0.08125], "title": {"text": "<b>20230628</b>"}}, "xaxis2": {"anchor": "y2", "domain": [0.1312, 0.2125], "matches": "x", "title": {"text": "<b>20230511</b>"}}, "xaxis3": {"anchor": "y3", "domain": [0.2625, 0.3437], "matches": "x", "title": {"text": "<b>20230703</b>"}}, "xaxis4": {"anchor": "y4", "domain": [0.3937, 0.475], "matches": "x", "title": {"text": "<b>20231106</b>"}}, "xaxis5": {"anchor": "y5", "domain": [0.525, 0.6062], "matches": "x", "title": {"text": "<b>20230505</b>"}}, "xaxis6": {"anchor": "y6", "domain": [0.6562, 0.7375], "matches": "x", "title": {"text": "<b>20230629</b>"}}, "xaxis7": {"anchor": "y7", "domain": [0.7875, 0.8687], "matches": "x", "title": {"text": "<b>20230630</b>"}}, "xaxis8": {"anchor": "y8", "domain": [0.9187, 1.0], "matches": "x", "title": {"text": "<b>20230508</b>"}}, "yaxis": {"anchor": "x", "domain": [0, 1], "gridcolor": "lightgray", "linecolor": "black", "range": [0, 1.05], "showgrid": true, "ticks": "outside", "title": {"text": "R²"}}, "yaxis2": {"anchor": "x2", "domain": [0, 1], "gridcolor": "lightgray", "matches": "y", "range": [0, 1.05], "showgrid": true, "showticklabels": false}, "yaxis3": {"anchor": "x3", "domain": [0, 1], "gridcolor": "lightgray", "matches": "y", "range": [0, 1.05], "showgrid": true, "showticklabels": false}, "yaxis4": {"anchor": "x4", "domain": [0, 1], "gridcolor": "lightgray", "matches": "y", "range": [0, 1.05], "showgrid": true, "showticklabels": false}, "yaxis5": {"anchor": "x5", "domain": [0, 1], "gridcolor": "lightgray", "matches": "y", "range": [0, 1.05], "showgrid": true, "showticklabels": false}, "yaxis6": {"anchor": "x6", "domain": [0, 1], "gridcolor": "lightgray", "matches": "y", "range": [0, 1.05], "showgrid": true, "showticklabels": false}, "yaxis7": {"anchor": "x7", "domain": [0, 1], "gridcolor": "lightgray", "matches": "y", "range": [0, 1.05], "showgrid": true, "showticklabels": false}, "yaxis8": {"anchor": "x8", "domain": [0, 1], "gridcolor": "lightgray", "matches": "y", "range": [0, 1.05], "showgrid": true, "showticklabels": false}}}
